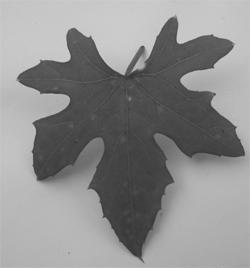
#> input picture DAUN.jpg, 250 x 268 px
$ jupyter execute Prak_DwiAras.ipynb   (shell and % lines are left out)
#> lines starting #> are read from the running program, lines starting #| are printed output that depends on the picture; after the words box and inside, x2 and y2 are one past the last pixel; in counts of white or black regions, pixels touching at a corner belong together
[cell 1]
import cv2 as marcel
import numpy as np
import matplotlib.pyplot as plt

from skimage import data
from skimage.io import imread
from skimage.color import rgb2gray

[cell 2]
pict = marcel.imread('DAUN.jpg', 0)
#> pict is the input picture: shape (268, 250); min 48, max 223, mean 141.3
tinggi, lebar  = pict.shape
#> tinggi = 268; lebar = 250

[cell 3]
marcel.imshow('pict asli', pict)
marcel.waitKey(0)
marcel.destroyAllWindows()

## Probabilty Dwi aras with probabilty value ambang

[cell 4]
value_ambang = 128
pict_hasil = pict.copy()

for x in range(tinggi):
    for y in range(lebar):
        if pict[x, y] < value_ambang:
            pict_hasil[x, y] = 0
        else:
            pict_hasil[x, y] = 225
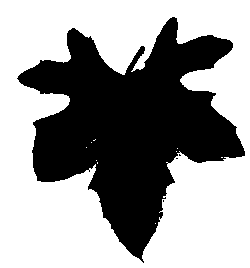
#> pict_hasil: shape (268, 250); values 0 (black) and 225 (white), 60.3% white; 4 black regions (3 under 20 px), largest, box (x1, y1, x2, y2) and area: (17, 17, 245, 263) 26613

[cell 5]
marcel.imshow('Dwi Aras', pict_hasil)
marcel.waitKey(0)
marcel.destroyAllWindows()

## Pick the Value Ambang Suatu citra

[cell 6]
def titeratif(image):
    ting, lebar =  image.shape
#> ting = 268; lebar = 250
    t0 = 127
    while (True):
        avg_left = 0;
        avg_right = 0;
        jum_left = 0;
        jum_right = 0;
        for x in range (tinggi):
            for y in range (lebar):
                if (image[x,y] <= 127):
                    avg_left = avg_left + image[x,y]
                    jum_left = jum_left + 1
                else :
                    avg_right = avg_right + image[x,y]
                    jum_right = jum_right + 1

        avg_left = avg_left / jum_left
        avg_right = avg_right / jum_right
        t1 = (avg_left + avg_right) / 2
        if ((t0 - t1)< 1):
            break
        t0 = t1
    return round(t1)

[cell 7]
titeratif(pict)
#> Out = 131

## Aras a LOT

[cell 8]
bentuk =  marcel.imread('arasJamak.jpg', 0)
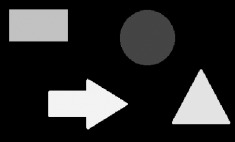
#> input picture arasJamak.jpg, 235 x 142 px
#> bentuk is the input picture: shape (142, 235); min 0, max 255, mean 43.1
tinggi, lebar  = bentuk.shape
#> tinggi = 142; lebar = 235

[cell 9]
def arasjamak(image, t1, t2):
#> called with t1 = 185, t2 = 200
    res = image.copy()
    m, n = image.shape
#> m = 142; n = 235
    for x in range(m):
        for y in range(n):  # Menambahkan loop untuk indeks y
            if (image[x, y] <= t1) or (image[x, y] >= t2):
                res[x, y] = 0
            else:
                res[x, y] = 255
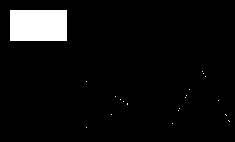
#> res: shape (142, 235); 5.4% white; 20 white regions (19 under 20 px), largest, box (x1, y1, x2, y2) and area: (10, 10, 67, 41) 1767
    return res
